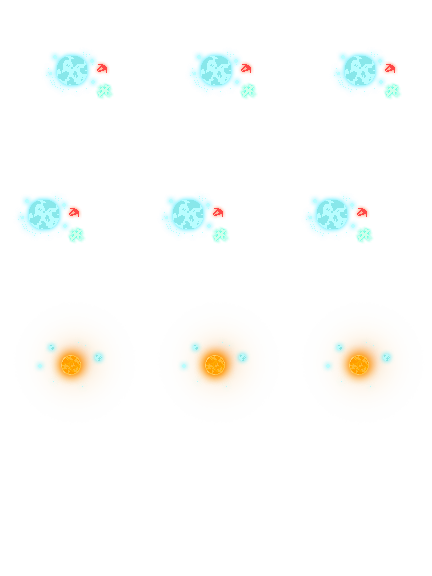
#> input picture assets/tilesets/spaceship_tileset/Spaceship Tileset/characters/!$Spaceship_Navigator.png, 432 x 576 px; its folder holds only this picture in this run
$ python build_tileset_catalog.py
#> lines starting #> are read from the running program, lines starting #| are printed output that depends on the picture
#!/usr/bin/env python3
"""Build a numbered HTML catalog from the imported spaceship tileset.

Tileset sheets are cut into 48x48 cells. RPG Maker-style character/object
sheets are cut into object frames:

- !$*.png: 3 columns x 4 rows
- !*.png: 12 columns x 8 rows
"""

from __future__ import annotations

import argparse
import html
import json
import re
import shutil
from dataclasses import asdict, dataclass
from pathlib import Path

from PIL import Image


PROJECT_ROOT = Path(__file__).resolve().parents[1]
DEFAULT_SOURCE_ROOT = PROJECT_ROOT / "assets/tilesets/spaceship_tileset/Spaceship Tileset"
DEFAULT_OUTPUT_DIR = PROJECT_ROOT / "docs/tileset_catalog"
TRANSPARENT_THRESHOLD = 4


@dataclass(frozen=True)
class CatalogEntry:
    id: str
    category: str
    sheet: str
    source: str
    image: str
    row: int
    column: int
    x: int
    y: int
    width: int
    height: int


def slugify(value: str) -> str:
    cleaned = re.sub(r"[^A-Za-z0-9]+", "_", value).strip("_").lower()
    return cleaned or "asset"


def is_visually_empty(image: Image.Image) -> bool:
    rgba = image.convert("RGBA")
    alpha = rgba.getchannel("A")
    if alpha.getbbox() is None:
        return True
    return max(alpha.getextrema()) <= TRANSPARENT_THRESHOLD


def iter_sheet_cells(source_root: Path) -> list[tuple[str, Path, int, int]]:
    cells: list[tuple[str, Path, int, int]] = []

    for path in sorted((source_root / "tilesets").glob("*.png")):
        cells.append(("tile", path, 48, 48))

    for path in sorted((source_root / "characters").glob("*.png")):
        with Image.open(path) as image:
            width, height = image.size
        name = path.name
        if name.startswith("!$"):
            cells.append(("object_frame", path, width // 3, height // 4))
        elif name.startswith("!"):
            cells.append(("object_frame", path, width // 12, height // 8))
        else:
            cells.append(("object_frame", path, 48, 48))

    return cells


def build_catalog(source_root: Path, output_dir: Path, include_empty: bool) -> list[CatalogEntry]:
    slices_dir = output_dir / "slices"
    if slices_dir.exists():
        shutil.rmtree(slices_dir)
    slices_dir.mkdir(parents=True, exist_ok=True)

    entries: list[CatalogEntry] = []
    next_number = 1

    for category, path, cell_width, cell_height in iter_sheet_cells(source_root):
        sheet_rel = path.relative_to(source_root).as_posix()
        sheet_slug = slugify(path.stem)
        sheet_output_dir = slices_dir / sheet_slug
        sheet_output_dir.mkdir(parents=True, exist_ok=True)

        with Image.open(path) as source_image:
            rgba = source_image.convert("RGBA")
            columns = source_image.width // cell_width
            rows = source_image.height // cell_height

            for row in range(rows):
                for column in range(columns):
                    x = column * cell_width
                    y = row * cell_height
                    cell = rgba.crop((x, y, x + cell_width, y + cell_height))
                    if not include_empty and is_visually_empty(cell):
                        continue

                    entry_id = f"GX{next_number:04d}"
                    image_name = f"{entry_id}__{sheet_slug}__r{row:02d}_c{column:02d}.png"
                    image_path = sheet_output_dir / image_name
                    cell.save(image_path)

                    entries.append(
                        CatalogEntry(
                            id=entry_id,
                            category=category,
                            sheet=path.stem,
                            source=sheet_rel,
                            image=image_path.relative_to(output_dir).as_posix(),
                            row=row,
                            column=column,
                            x=x,
                            y=y,
                            width=cell_width,
                            height=cell_height,
                        )
                    )
                    next_number += 1

    return entries


def write_manifest(entries: list[CatalogEntry], source_root: Path, output_dir: Path) -> None:
    manifest = {
        "source_root": source_root.relative_to(PROJECT_ROOT).as_posix()
        if source_root.is_relative_to(PROJECT_ROOT)
        else source_root.as_posix(),
        "entry_count": len(entries),
        "entries": [asdict(entry) for entry in entries],
    }
    (output_dir / "manifest.json").write_text(json.dumps(manifest, indent=2), encoding="utf-8")


def write_html(entries: list[CatalogEntry], output_dir: Path) -> None:
    sheets = sorted({entry.sheet for entry in entries})
    categories = sorted({entry.category for entry in entries})

    cards: list[str] = []
    for entry in entries:
        cards.append(
            f"""
      <article class="card" data-id="{entry.id}" data-category="{html.escape(entry.category)}" data-sheet="{html.escape(entry.sheet)}" data-source="{html.escape(entry.source)}" data-image="{html.escape(entry.image)}" data-row="{entry.row}" data-column="{entry.column}" data-x="{entry.x}" data-y="{entry.y}" data-width="{entry.width}" data-height="{entry.height}" data-search="{html.escape((entry.id + ' ' + entry.sheet + ' ' + entry.source).lower())}">
        <div class="asset-header">
          <div class="asset-id">{entry.id}</div>
          <button class="copy-button" type="button" data-copy="{entry.id}" title="Copy {entry.id}">Copy</button>
        </div>
        <button class="preview" type="button" data-zoom title="Zoom {entry.id}">
          <img src="{html.escape(entry.image)}" alt="{entry.id} from {html.escape(entry.sheet)}" loading="lazy">
        </button>
        <dl>
          <dt>Sheet</dt><dd>{html.escape(entry.sheet)}</dd>
          <dt>Type</dt><dd>{html.escape(entry.category)}</dd>
          <dt>Cell</dt><dd>r{entry.row} c{entry.column}</dd>
          <dt>Atlas</dt><dd>x{entry.x} y{entry.y} {entry.width}x{entry.height}</dd>
        </dl>
      </article>"""
        )

    sheet_options = "\n".join(f'<option value="{html.escape(sheet)}">{html.escape(sheet)}</option>' for sheet in sheets)
    category_options = "\n".join(
        f'<option value="{html.escape(category)}">{html.escape(category)}</option>' for category in categories
    )
    cards_html = "".join(cards).lstrip("\n")

    html_text = f"""<!doctype html>
<html lang="en">
<head>
  <meta charset="utf-8">
  <meta name="viewport" content="width=device-width, initial-scale=1">
  <title>GalacticX Spaceship Tileset Catalog</title>
  <style>
    :root {{
      color-scheme: dark;
      --bg: #0d1114;
      --panel: #151b20;
      --panel-2: #1c242a;
      --text: #eaf4f5;
      --muted: #93a4aa;
      --accent: #8cecff;
      --border: #2c3940;
    }}
    * {{ box-sizing: border-box; }}
    body {{
      margin: 0;
      background: var(--bg);
      color: var(--text);
      font-family: ui-sans-serif, system-ui, -apple-system, BlinkMacSystemFont, "Segoe UI", sans-serif;
    }}
    header {{
      position: sticky;
      top: 0;
      z-index: 10;
      display: grid;
      gap: 12px;
      padding: 16px;
      background: rgba(13, 17, 20, 0.94);
      border-bottom: 1px solid var(--border);
      backdrop-filter: blur(10px);
    }}
    h1 {{
      margin: 0;
      font-size: 20px;
      font-weight: 700;
      letter-spacing: 0;
    }}
    .meta {{
      margin: 0;
      color: var(--muted);
      font-size: 13px;
    }}
    .filters {{
      display: grid;
      grid-template-columns: minmax(180px, 1fr) 180px minmax(220px, 320px);
      gap: 10px;
      align-items: center;
    }}
    select, input {{
      width: 100%;
      border: 1px solid var(--border);
      border-radius: 6px;
      background: var(--panel);
      color: var(--text);
      padding: 9px 10px;
      font: inherit;
    }}
    main {{
      padding: 16px;
    }}
    .grid {{
      display: grid;
      grid-template-columns: repeat(auto-fill, minmax(150px, 1fr));
      gap: 12px;
    }}
    .card {{
      border: 1px solid var(--border);
      border-radius: 8px;
      background: var(--panel);
      overflow: hidden;
    }}
    .asset-header {{
      display: grid;
      grid-template-columns: 1fr auto;
      align-items: center;
      gap: 8px;
      background: #050708;
      border-bottom: 1px solid var(--border);
    }}
    .asset-id {{
      padding: 8px 10px;
      color: var(--accent);
      font-family: ui-monospace, SFMono-Regular, Menlo, Consolas, monospace;
      font-weight: 700;
    }}
    .copy-button, .modal-button {{
      border: 1px solid var(--border);
      border-radius: 6px;
      background: var(--panel-2);
      color: var(--text);
      padding: 7px 9px;
      font: inherit;
      font-size: 12px;
      cursor: pointer;
    }}
    .copy-button {{
      margin-right: 8px;
    }}
    .preview {{
      display: grid;
      place-items: center;
      width: 100%;
      min-height: 112px;
      padding: 12px;
      border: 0;
      border-bottom: 1px solid var(--border);
      background:
        linear-gradient(45deg, #10161a 25%, transparent 25%),
        linear-gradient(-45deg, #10161a 25%, transparent 25%),
        linear-gradient(45deg, transparent 75%, #10161a 75%),
        linear-gradient(-45deg, transparent 75%, #10161a 75%);
      background-color: var(--panel-2);
      background-size: 18px 18px;
      background-position: 0 0, 0 9px, 9px -9px, -9px 0;
      cursor: zoom-in;
    }}
    .preview img {{
      max-width: 128px;
      max-height: 128px;
      width: auto;
      height: auto;
      image-rendering: pixelated;
    }}
    dl {{
      display: grid;
      grid-template-columns: 42px 1fr;
      gap: 3px 8px;
      margin: 0;
      padding: 10px;
      font-size: 12px;
    }}
    dt {{
      color: var(--muted);
    }}
    dd {{
      min-width: 0;
      margin: 0;
      overflow-wrap: anywhere;
    }}
    .modal {{
      position: fixed;
      inset: 0;
      z-index: 100;
      display: grid;
      place-items: center;
      padding: 20px;
    }}
    .modal-backdrop {{
      position: absolute;
      inset: 0;
      background: rgba(0, 0, 0, 0.72);
    }}
    .modal-panel {{
      position: relative;
      z-index: 1;
      display: grid;
      grid-template-rows: auto auto minmax(220px, 1fr) auto;
      width: min(960px, 100%);
      max-height: calc(100vh - 40px);
      border: 1px solid var(--border);
      border-radius: 8px;
      background: var(--panel);
      overflow: hidden;
      box-shadow: 0 24px 80px rgba(0, 0, 0, 0.45);
    }}
    .modal-titlebar {{
      display: grid;
      grid-template-columns: 1fr auto;
      gap: 12px;
      align-items: center;
      padding: 12px 14px;
      border-bottom: 1px solid var(--border);
      background: #050708;
    }}
    .modal-titlebar h2 {{
      margin: 0;
      color: var(--accent);
      font-family: ui-monospace, SFMono-Regular, Menlo, Consolas, monospace;
      font-size: 16px;
      letter-spacing: 0;
    }}
    .modal-toolbar {{
      display: flex;
      flex-wrap: wrap;
      gap: 8px;
      align-items: center;
      padding: 10px 14px;
      border-bottom: 1px solid var(--border);
    }}
    .zoom-range {{
      width: min(280px, 44vw);
    }}
    .zoom-value {{
      min-width: 38px;
      color: var(--muted);
      font-family: ui-monospace, SFMono-Regular, Menlo, Consolas, monospace;
      font-size: 13px;
    }}
    .zoom-stage {{
      display: grid;
      align-items: start;
      justify-items: center;
      min-height: 260px;
      overflow: auto;
      padding: 24px;
      background:
        linear-gradient(45deg, #10161a 25%, transparent 25%),
        linear-gradient(-45deg, #10161a 25%, transparent 25%),
        linear-gradient(45deg, transparent 75%, #10161a 75%),
        linear-gradient(-45deg, transparent 75%, #10161a 75%);
      background-color: var(--panel-2);
      background-size: 24px 24px;
      background-position: 0 0, 0 12px, 12px -12px, -12px 0;
    }}
    .zoom-stage img {{
      display: block;
      max-width: none;
      max-height: none;
      image-rendering: pixelated;
    }}
    .modal-details {{
      display: grid;
      grid-template-columns: repeat(5, minmax(0, 1fr));
      gap: 6px 12px;
      margin: 0;
      padding: 12px 14px;
      border-top: 1px solid var(--border);
      font-size: 12px;
    }}
    .modal-details dt {{
      margin-bottom: 2px;
    }}
    .modal-open {{
      overflow: hidden;
    }}
    .hidden {{ display: none; }}
    @media (max-width: 720px) {{
      .filters {{
        grid-template-columns: 1fr;
      }}
      .modal {{
        padding: 10px;
      }}
      .modal-panel {{
        max-height: calc(100vh - 20px);
      }}
      .modal-details {{
        grid-template-columns: 1fr 1fr;
      }}
    }}
  </style>
</head>
<body>
  <header>
    <div>
      <h1>GalacticX Spaceship Tileset Catalog</h1>
      <p class="meta"><span id="visible-count">{len(entries)}</span> / {len(entries)} numbered slices. Click a thumbnail to zoom; use Copy to copy its ID.</p>
    </div>
    <div class="filters">
      <select id="sheet-filter" aria-label="Filter by source sheet">
        <option value="">All sheets</option>
        {sheet_options}
      </select>
      <select id="category-filter" aria-label="Filter by category">
        <option value="">All types</option>
        {category_options}
      </select>
      <input id="search" type="search" placeholder="Search ID, sheet, source path">
    </div>
  </header>
  <main>
    <section class="grid" id="catalog">
{cards_html}
    </section>
  </main>
  <div class="modal hidden" id="zoom-modal" aria-hidden="true" role="dialog" aria-modal="true" aria-labelledby="zoom-title">
    <div class="modal-backdrop" data-close-modal></div>
    <section class="modal-panel">
      <div class="modal-titlebar">
        <h2 id="zoom-title">GX0000</h2>
        <button class="modal-button" type="button" id="zoom-close">Close</button>
      </div>
      <div class="modal-toolbar">
        <button class="modal-button" type="button" id="zoom-out">-</button>
        <input class="zoom-range" id="zoom-range" type="range" min="1" max="16" step="1" value="6" aria-label="Zoom level">
        <button class="modal-button" type="button" id="zoom-in">+</button>
        <span class="zoom-value" id="zoom-value">6x</span>
        <button class="modal-button" type="button" id="zoom-copy">Copy ID</button>
      </div>
      <div class="zoom-stage">
        <img id="zoom-image" alt="">
      </div>
      <dl class="modal-details">
        <div><dt>Sheet</dt><dd id="zoom-sheet"></dd></div>
        <div><dt>Type</dt><dd id="zoom-category"></dd></div>
        <div><dt>Cell</dt><dd id="zoom-cell"></dd></div>
        <div><dt>Atlas</dt><dd id="zoom-atlas"></dd></div>
        <div><dt>Source</dt><dd id="zoom-source"></dd></div>
      </dl>
    </section>
  </div>
  <script>
    const sheetFilter = document.getElementById('sheet-filter');
    const categoryFilter = document.getElementById('category-filter');
    const search = document.getElementById('search');
    const visibleCount = document.getElementById('visible-count');
    const cards = Array.from(document.querySelectorAll('.card'));
    const zoomModal = document.getElementById('zoom-modal');
    const zoomTitle = document.getElementById('zoom-title');
    const zoomImage = document.getElementById('zoom-image');
    const zoomRange = document.getElementById('zoom-range');
    const zoomValue = document.getElementById('zoom-value');
    const zoomSheet = document.getElementById('zoom-sheet');
    const zoomCategory = document.getElementById('zoom-category');
    const zoomCell = document.getElementById('zoom-cell');
    const zoomAtlas = document.getElementById('zoom-atlas');
    const zoomSource = document.getElementById('zoom-source');
    const zoomCopy = document.getElementById('zoom-copy');
    const zoomClose = document.getElementById('zoom-close');
    const zoomIn = document.getElementById('zoom-in');
    const zoomOut = document.getElementById('zoom-out');
    let activeCard = null;
    let activeZoom = 6;

    function applyFilters() {{
      const sheet = sheetFilter.value;
      const category = categoryFilter.value;
      const query = search.value.trim().toLowerCase();
      let visible = 0;

      for (const card of cards) {{
        const matchesSheet = !sheet || card.dataset.sheet === sheet;
        const matchesCategory = !category || card.dataset.category === category;
        const matchesQuery = !query || card.dataset.search.includes(query);
        const show = matchesSheet && matchesCategory && matchesQuery;
        card.classList.toggle('hidden', !show);
        if (show) visible += 1;
      }}

      visibleCount.textContent = String(visible);
    }}

    sheetFilter.addEventListener('change', applyFilters);
    categoryFilter.addEventListener('change', applyFilters);
    search.addEventListener('input', applyFilters);

    async function copyId(id, control) {{
      try {{
        await navigator.clipboard.writeText(id);
        if (control) control.title = `Copied ${{id}}`;
      }} catch (_error) {{
        if (control) control.title = id;
      }}
    }}

    function applyZoom(value) {{
      activeZoom = Math.max(1, Math.min(16, Number(value) || 1));
      zoomRange.value = String(activeZoom);
      zoomValue.textContent = `${{activeZoom}}x`;

      const width = Number(zoomImage.dataset.width) || zoomImage.naturalWidth || 48;
      const height = Number(zoomImage.dataset.height) || zoomImage.naturalHeight || 48;
      zoomImage.style.width = `${{width * activeZoom}}px`;
      zoomImage.style.height = `${{height * activeZoom}}px`;
    }}

    function openZoom(card) {{
      activeCard = card;
      const id = card.dataset.id;
      const width = Number(card.dataset.width) || 48;
      const height = Number(card.dataset.height) || 48;

      activeZoom = card.dataset.category === 'tile' ? 8 : 4;
      zoomTitle.textContent = `${{id}} - ${{card.dataset.sheet}}`;
      zoomImage.src = card.dataset.image;
      zoomImage.alt = `${{id}} from ${{card.dataset.sheet}}`;
      zoomImage.dataset.width = String(width);
      zoomImage.dataset.height = String(height);
      zoomSheet.textContent = card.dataset.sheet;
      zoomCategory.textContent = card.dataset.category;
      zoomCell.textContent = `r${{card.dataset.row}} c${{card.dataset.column}}`;
      zoomAtlas.textContent = `x${{card.dataset.x}} y${{card.dataset.y}} ${{width}}x${{height}}`;
      zoomSource.textContent = card.dataset.source;
      zoomCopy.dataset.copy = id;

      applyZoom(activeZoom);
      zoomModal.classList.remove('hidden');
      zoomModal.setAttribute('aria-hidden', 'false');
      document.body.classList.add('modal-open');
      zoomClose.focus();
    }}

    function closeZoom() {{
      zoomModal.classList.add('hidden');
      zoomModal.setAttribute('aria-hidden', 'true');
      document.body.classList.remove('modal-open');
      if (activeCard) {{
        const opener = activeCard.querySelector('[data-zoom]');
        if (opener) opener.focus();
      }}
      activeCard = null;
    }}

    document.addEventListener('click', async (event) => {{
      const button = event.target.closest('[data-copy]');
      if (button) {{
        await copyId(button.dataset.copy, button);
        return;
      }}

      const zoomButton = event.target.closest('[data-zoom]');
      if (zoomButton) {{
        const card = zoomButton.closest('.card');
        if (card) openZoom(card);
        return;
      }}

      if (event.target.closest('[data-close-modal]')) {{
        closeZoom();
      }}
    }});

    zoomRange.addEventListener('input', () => applyZoom(zoomRange.value));
    zoomIn.addEventListener('click', () => applyZoom(activeZoom + 1));
    zoomOut.addEventListener('click', () => applyZoom(activeZoom - 1));
    zoomClose.addEventListener('click', closeZoom);
    zoomImage.addEventListener('load', () => applyZoom(activeZoom));
    document.addEventListener('keydown', (event) => {{
      if (event.key === 'Escape' && !zoomModal.classList.contains('hidden')) {{
        closeZoom();
      }}
    }});
  </script>
</body>
</html>
"""
    (output_dir / "index.html").write_text(html_text, encoding="utf-8")


def parse_args() -> argparse.Namespace:
    parser = argparse.ArgumentParser(description=__doc__)
    parser.add_argument("--source-root", type=Path, default=DEFAULT_SOURCE_ROOT)
    parser.add_argument("--output-dir", type=Path, default=DEFAULT_OUTPUT_DIR)
    parser.add_argument("--include-empty", action="store_true", help="Keep fully transparent cells in the catalog.")
    return parser.parse_args()


def main() -> int:
    args = parse_args()
    source_root = args.source_root.resolve()
    output_dir = args.output_dir.resolve()
    if not source_root.exists():
        raise SystemExit(f"Source root not found: {source_root}")

    output_dir.mkdir(parents=True, exist_ok=True)
    entries = build_catalog(source_root, output_dir, args.include_empty)
#> in iter_sheet_cells, image is the input picture: PIL image 432x576 RGBA; mean R, G, B, A 235.2, 232.5, 207.2, 9
#> the loop in build_catalog, `for row in range(rows):` made 4 passes
#> pass 1, in is_visually_empty, `rgba = image.convert("RGBA")`:
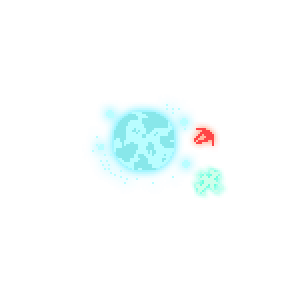
#> rgba: PIL image 144x144 RGBA (shown 2 times larger); mean R, G, B, A 221.5, 249.4, 250.7, 11.8; transparent parts drawn white
#> pass 1, in is_visually_empty, `alpha = rgba.getchannel("A")`:
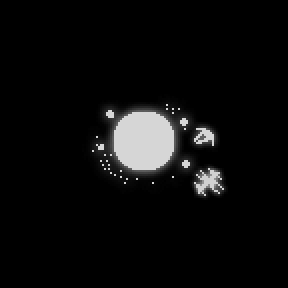
#> alpha: PIL image 144x144 L (shown 2 times larger); min 0, max 214, mean 11.8
#> after the loop in build_catalog, `for row in range(rows):`: entries = 9 items; next_number = 10
#> entries = 9 items
    write_manifest(entries, source_root, output_dir)
    write_html(entries, output_dir)
#> in write_html, `sheets = sorted({entry.sheet for entry in entries})`: sheets = ['!$Spaceship_Navigator']
#> in write_html, `categories = sorted({entry.category for entry in entries})`: categories = ['object_frame']
#> the loop in write_html, `for entry in entries:` made 9 passes
#> after the loop in write_html, `for entry in entries:`: cards = 9 items
    print(f"Wrote {len(entries)} numbered slices to {output_dir.relative_to(PROJECT_ROOT)}")
#| Wrote 9 numbered slices to docs/tileset_catalog
    return 0


if __name__ == "__main__":
    raise SystemExit(main())
#> (the program exits here)
